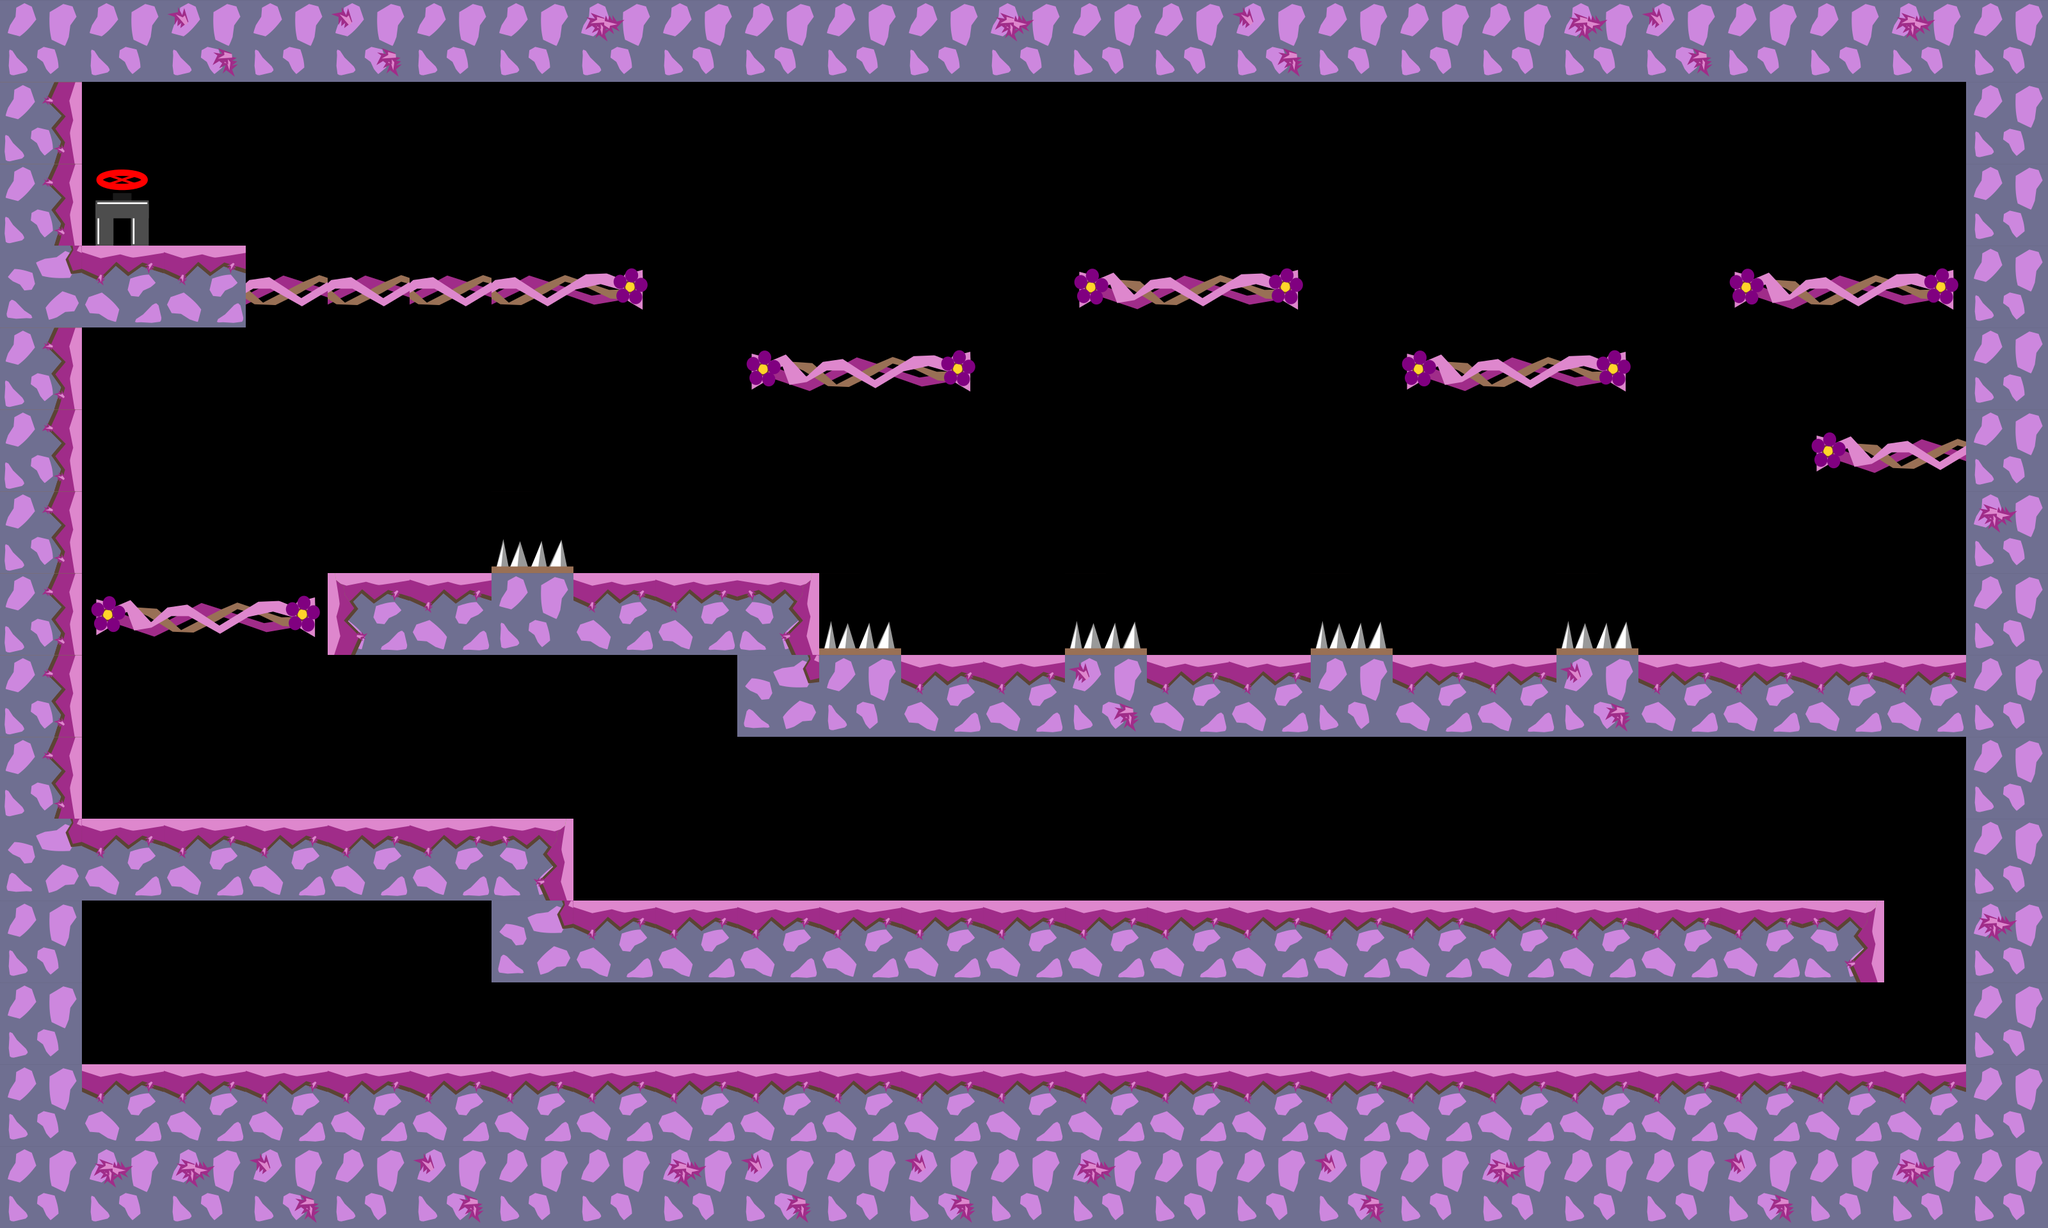

This is a level from a 2D game, rendered from its Tiled map with the project's own tilesets. A one-line summary and the map file follow, with tile-layer data summarised:
An orthogonal 25x15 tile map with 128x128 px tiles, 2 tile layers (graphics, oil), 4 tilesets and 32 objects.

<map version="1.0" tiledversion="1.1.1" orientation="orthogonal" renderorder="right-down" width="25" height="15" tilewidth="128" tileheight="128" infinite="0" nextobjectid="198">
 <tileset firstgid="1" source="tiles_128x128.tsx" />
 <tileset firstgid="37" source="tiles_oil_128x128.tsx" />
 <tileset firstgid="77" source="tiles_128x128_purple.tsx" />
 <tileset firstgid="113" source="tiles_128x128_vines.tsx" />
 <layer name="graphics" width="25" height="15">
  <data>[375 cells, 173 non-empty, 13 distinct tile ids]</data>
 </layer>
 <layer name="oil" width="25" height="15">
  <data>[375 cells, 0 non-empty, 0 distinct tile ids]</data>
 </layer>
 <objectgroup name="blocks">
  <object id="2" x="3072" y="4" width="112" height="1696" />
  <object id="3" x="64" y="52" width="64" height="1684" />
  <object id="4" x="8" y="4" width="3172" height="120" />
  <object id="127" x="8" y="1664" width="3196" height="248.002" />
  <object id="187" x="772" y="1404" width="2176" height="128" />
  <object id="188" x="128" y="1280" width="768" height="128" />
  <object id="189" x="512" y="896" width="768" height="128" />
  <object id="190" x="1152" y="1024" width="1920" height="128" />
  <object id="191" x="128" y="384" width="256" height="128" />
 </objectgroup>
 <objectgroup name="switch" />
 <objectgroup name="levelEndBlock" />
 <objectgroup name="slope" />
 <objectgroup name="passBlock">
  <object id="105" x="144.88" y="944.875" width="338.364" height="46" />
  <object id="181" x="388.213" y="428.875" width="616.364" height="46" />
  <object id="182" x="1170.21" y="556.875" width="338.364" height="46" />
  <object id="183" x="1682.21" y="428.875" width="338.364" height="46" />
  <object id="184" x="2198.21" y="556.875" width="338.364" height="46" />
  <object id="185" x="2715.55" y="430.209" width="338.364" height="46" />
  <object id="186" x="2856.88" y="684.875" width="214.364" height="46" />
 </objectgroup>
 <objectgroup name="flowers">
  <object id="74" x="287.273" y="718.308" width="69.697" height="69.697">
   <ellipse />
  </object>
  <object id="76" x="812.485" y="268.611" width="69.697" height="69.697">
   <ellipse />
  </object>
  <object id="80" x="2872.19" y="261.459" width="69.697" height="69.697">
   <ellipse />
  </object>
  <object id="83" x="1291.88" y="386.792" width="69.697" height="69.697">
   <ellipse />
  </object>
  <object id="112" x="1809.22" y="302.55" width="69.697" height="69.697">
   <ellipse />
  </object>
  <object id="114" x="1946.43" y="1186.67" width="69.697" height="69.697">
   <ellipse />
  </object>
  <object id="141" x="2909.76" y="560.006" width="69.697" height="69.697">
   <ellipse />
  </object>
  <object id="143" x="270.548" y="1108.43" width="69.697" height="69.697">
   <ellipse />
  </object>
  <object id="144" x="2333.58" y="451.219" width="69.697" height="69.697">
   <ellipse />
  </object>
 </objectgroup>
 <objectgroup name="end">
  <object id="44" x="142.155" y="270.062" width="93" height="95">
   <ellipse />
  </object>
 </objectgroup>
 <objectgroup name="pushBlocks">
  <object id="46" x="2432" y="1280" width="124.667" height="124.667" />
 </objectgroup>
 <objectgroup name="damage">
  <object id="192" x="777.5" y="848.5" width="105.5" height="41.5" />
  <object id="193" x="1290" y="972" width="104.5" height="30" />
  <object id="194" x="1681" y="971.5" width="93" height="34.5" />
  <object id="195" x="2065.33" y="973.333" width="94" height="30.6667" />
  <object id="196" x="2446" y="969.333" width="96" height="34.6667" />
 </objectgroup>
 <objectgroup name="warp_a" />
 <objectgroup name="warp_b" />
</map>
